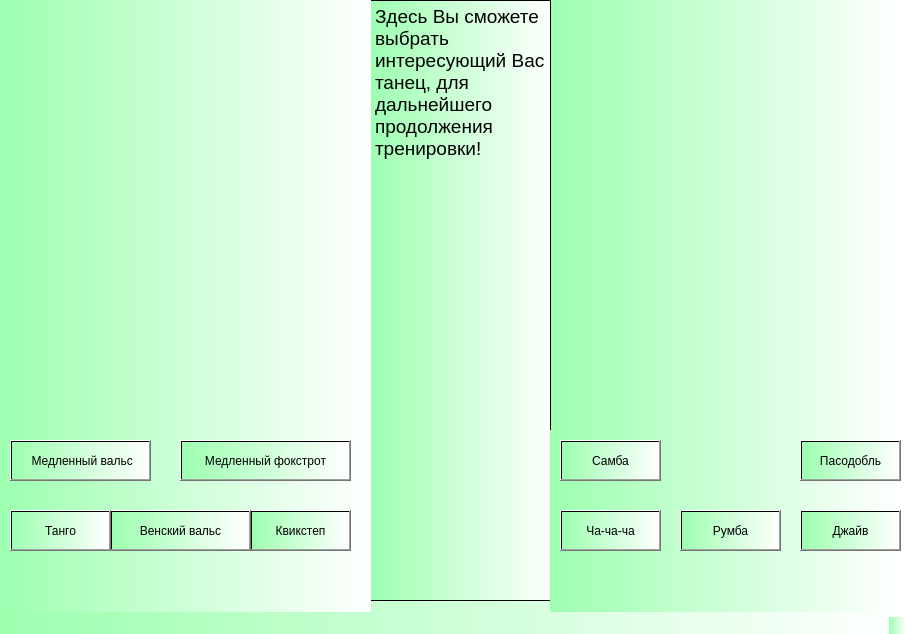
<?xml version="1.0" encoding="UTF-8"?>
<ui version="4.0">
 <class>MainWindow</class>
 <widget class="QMainWindow" name="MainWindow">
  <property name="geometry">
   <rect>
    <x>0</x>
    <y>0</y>
    <width>906</width>
    <height>634</height>
   </rect>
  </property>
  <property name="windowTitle">
   <string>MainWindow</string>
  </property>
  <property name="styleSheet">
   <string notr="true">background-color: qlineargradient(spread:pad, x1:0, y1:0, x2:1, y2:0, stop:0 rgba(157, 255, 176, 255), stop:1 rgba(255, 255, 255, 255));
</string>
  </property>
  <widget class="QWidget" name="centralwidget">
   <widget class="QWidget" name="verticalLayoutWidget">
    <property name="geometry">
     <rect>
      <x>370</x>
      <y>0</y>
      <width>181</width>
      <height>601</height>
     </rect>
    </property>
    <layout class="QVBoxLayout" name="verticalLayout">
     <item>
      <widget class="QTextEdit" name="textEdit">
       <property name="html">
        <string>&lt;!DOCTYPE HTML PUBLIC &quot;-//W3C//DTD HTML 4.0//EN&quot; &quot;http://www.w3.org/TR/REC-html40/strict.dtd&quot;&gt;
&lt;html&gt;&lt;head&gt;&lt;meta name=&quot;qrichtext&quot; content=&quot;1&quot; /&gt;&lt;style type=&quot;text/css&quot;&gt;
p, li { white-space: pre-wrap; }
&lt;/style&gt;&lt;/head&gt;&lt;body style=&quot; font-family:'MS Shell Dlg 2'; font-size:8pt; font-weight:400; font-style:normal;&quot;&gt;
&lt;p style=&quot; margin-top:0px; margin-bottom:0px; margin-left:0px; margin-right:0px; -qt-block-indent:0; text-indent:0px;&quot;&gt;&lt;span style=&quot; font-size:14pt;&quot;&gt;Здесь Вы сможете выбрать интересующий Вас танец, для дальнейшего продолжения тренировки!&lt;/span&gt;&lt;/p&gt;&lt;/body&gt;&lt;/html&gt;</string>
       </property>
      </widget>
     </item>
    </layout>
   </widget>
   <widget class="QWidget" name="widget" native="true">
    <property name="geometry">
     <rect>
      <x>0</x>
      <y>430</y>
      <width>371</width>
      <height>191</height>
     </rect>
    </property>
    <widget class="QPushButton" name="Sf">
     <property name="geometry">
      <rect>
       <x>180</x>
       <y>10</y>
       <width>171</width>
       <height>41</height>
      </rect>
     </property>
     <property name="text">
      <string>Медленный фокстрот</string>
     </property>
    </widget>
    <widget class="QPushButton" name="Qs">
     <property name="geometry">
      <rect>
       <x>250</x>
       <y>80</y>
       <width>101</width>
       <height>41</height>
      </rect>
     </property>
     <property name="text">
      <string>Квикстеп</string>
     </property>
    </widget>
    <widget class="QPushButton" name="Wv">
     <property name="geometry">
      <rect>
       <x>110</x>
       <y>80</y>
       <width>141</width>
       <height>41</height>
      </rect>
     </property>
     <property name="text">
      <string>Венский вальс</string>
     </property>
    </widget>
    <widget class="QPushButton" name="Wa">
     <property name="geometry">
      <rect>
       <x>10</x>
       <y>10</y>
       <width>141</width>
       <height>41</height>
      </rect>
     </property>
     <property name="text">
      <string> Медленный вальс</string>
     </property>
    </widget>
    <widget class="QPushButton" name="Tg">
     <property name="geometry">
      <rect>
       <x>10</x>
       <y>80</y>
       <width>101</width>
       <height>41</height>
      </rect>
     </property>
     <property name="text">
      <string>Танго</string>
     </property>
    </widget>
   </widget>
   <widget class="QWidget" name="widget_2" native="true">
    <property name="geometry">
     <rect>
      <x>550</x>
      <y>430</y>
      <width>351</width>
      <height>191</height>
     </rect>
    </property>
    <widget class="QPushButton" name="Ch">
     <property name="geometry">
      <rect>
       <x>10</x>
       <y>80</y>
       <width>101</width>
       <height>41</height>
      </rect>
     </property>
     <property name="text">
      <string>Ча-ча-ча</string>
     </property>
    </widget>
    <widget class="QPushButton" name="Rb">
     <property name="geometry">
      <rect>
       <x>130</x>
       <y>80</y>
       <width>101</width>
       <height>41</height>
      </rect>
     </property>
     <property name="text">
      <string>Румба</string>
     </property>
    </widget>
    <widget class="QPushButton" name="Jv">
     <property name="geometry">
      <rect>
       <x>250</x>
       <y>80</y>
       <width>101</width>
       <height>41</height>
      </rect>
     </property>
     <property name="text">
      <string>Джайв</string>
     </property>
    </widget>
    <widget class="QPushButton" name="Sa">
     <property name="geometry">
      <rect>
       <x>10</x>
       <y>10</y>
       <width>101</width>
       <height>41</height>
      </rect>
     </property>
     <property name="text">
      <string>Самба</string>
     </property>
    </widget>
    <widget class="QPushButton" name="Pd">
     <property name="geometry">
      <rect>
       <x>250</x>
       <y>10</y>
       <width>101</width>
       <height>41</height>
      </rect>
     </property>
     <property name="text">
      <string>Пасодобль</string>
     </property>
    </widget>
   </widget>
   <widget class="QLabel" name="Standart">
    <property name="geometry">
     <rect>
      <x>0</x>
      <y>-10</y>
      <width>371</width>
      <height>441</height>
     </rect>
    </property>
    <property name="text">
     <string/>
    </property>
   </widget>
   <widget class="QLabel" name="Latina">
    <property name="geometry">
     <rect>
      <x>550</x>
      <y>-20</y>
      <width>351</width>
      <height>451</height>
     </rect>
    </property>
    <property name="text">
     <string/>
    </property>
   </widget>
   <zorder>Latina</zorder>
   <zorder>verticalLayoutWidget</zorder>
   <zorder>widget</zorder>
   <zorder>widget_2</zorder>
   <zorder>Standart</zorder>
  </widget>
  <widget class="QMenuBar" name="menubar">
   <property name="geometry">
    <rect>
     <x>0</x>
     <y>0</y>
     <width>906</width>
     <height>18</height>
    </rect>
   </property>
  </widget>
  <widget class="QStatusBar" name="statusbar"/>
 </widget>
 <resources/>
 <connections/>
</ui>
